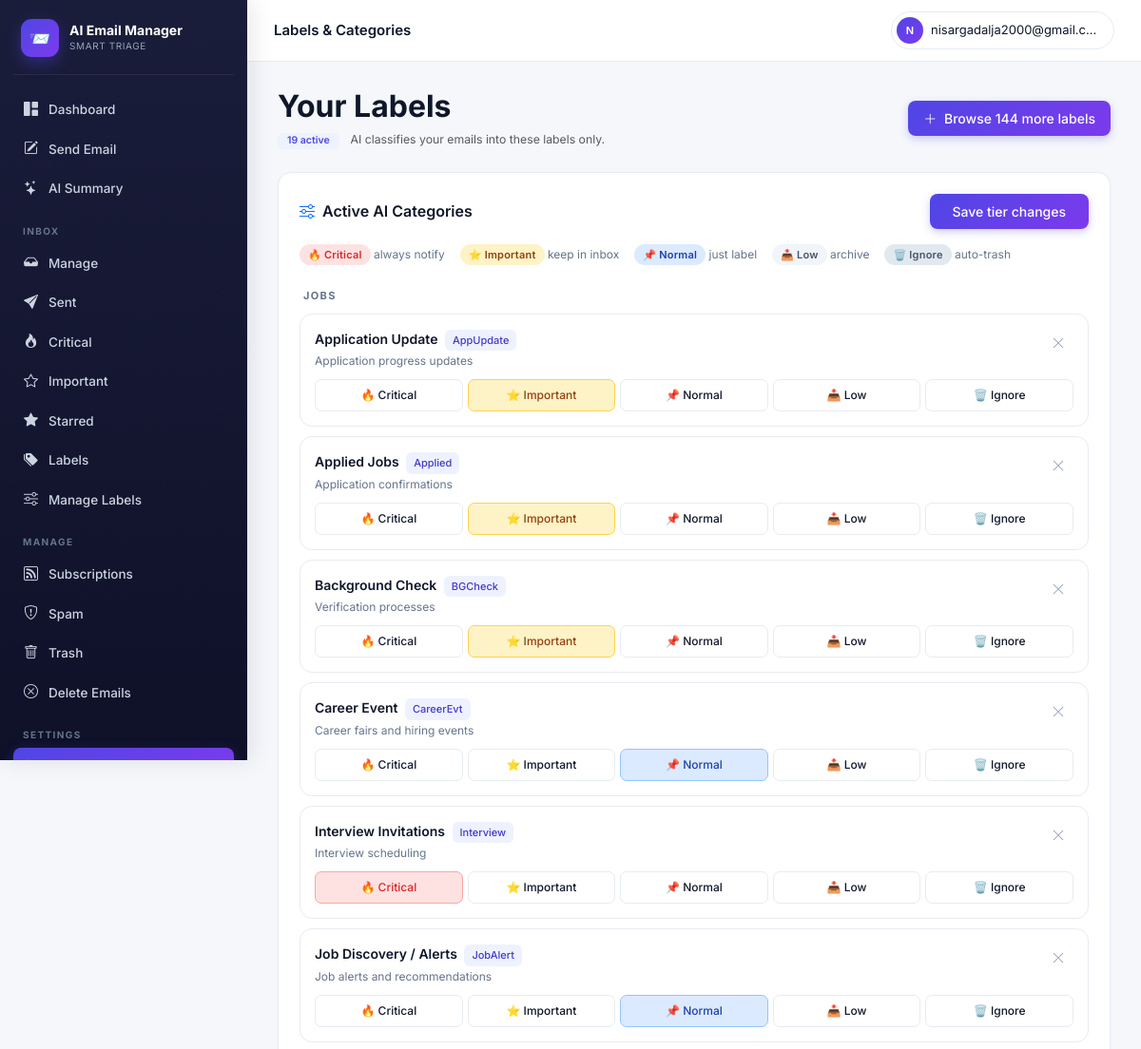
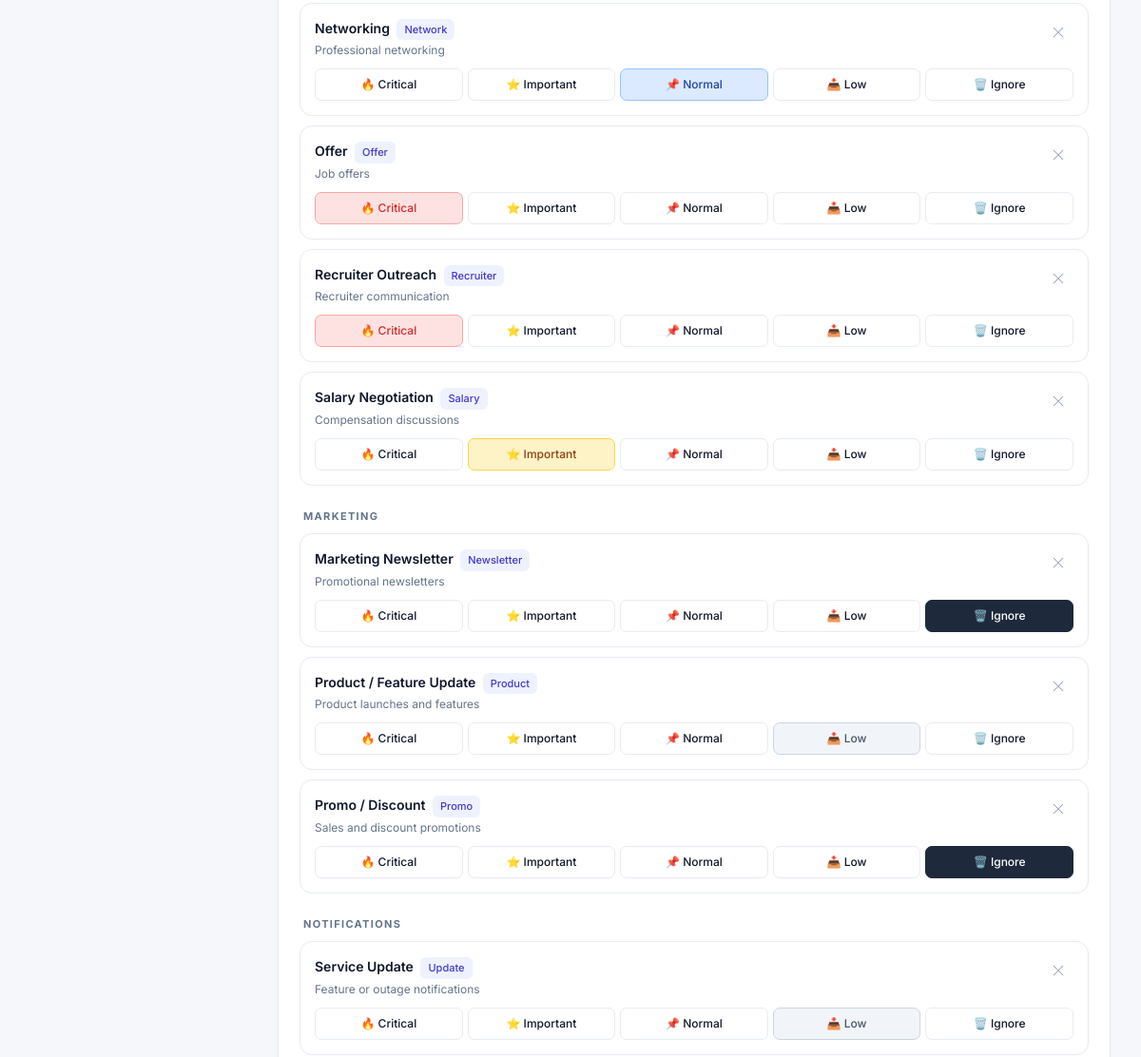
The page /accounts/categories/ (signed in, upper part) on the database as committed earlier (2 pictures, top to bottom).
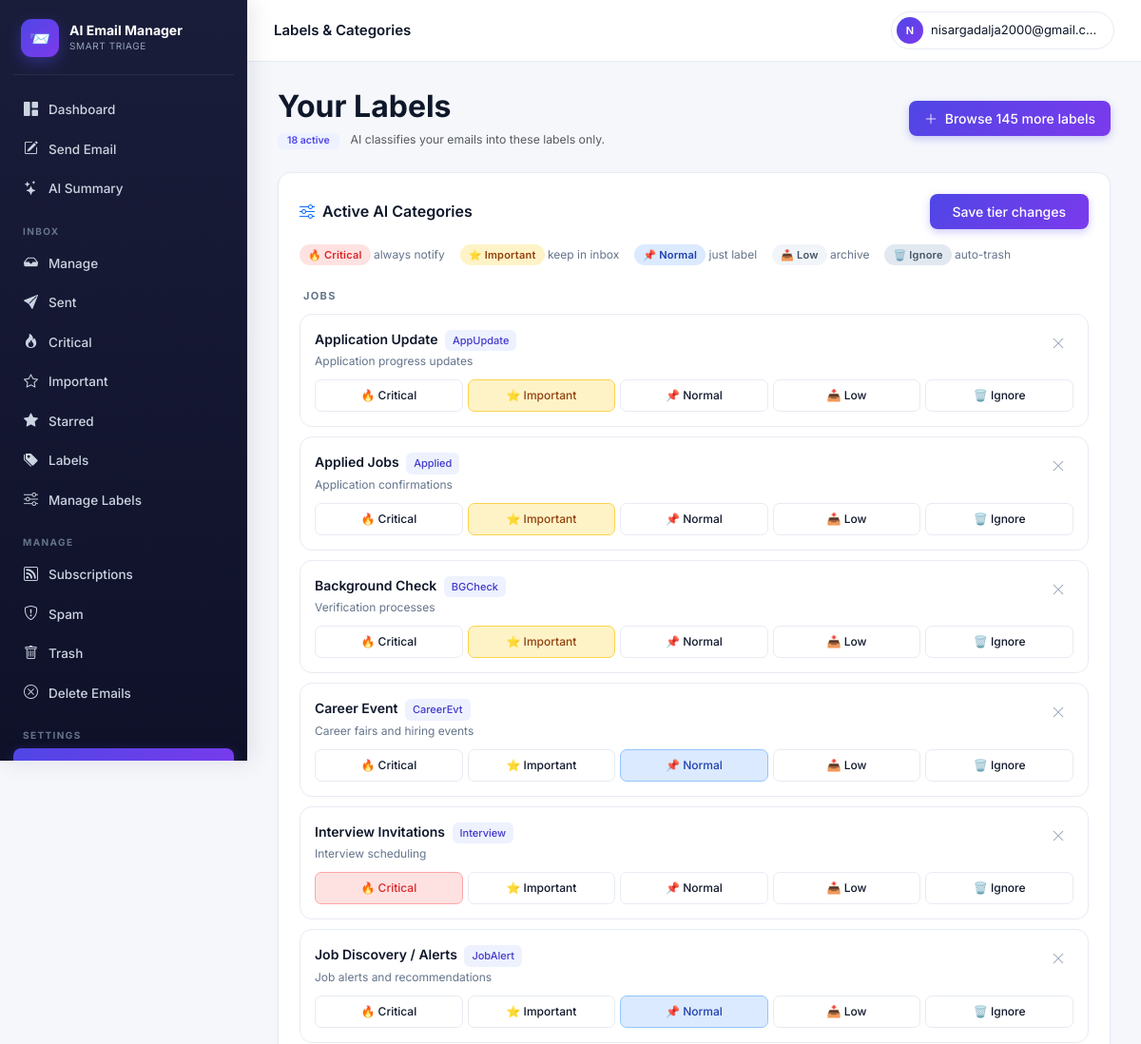
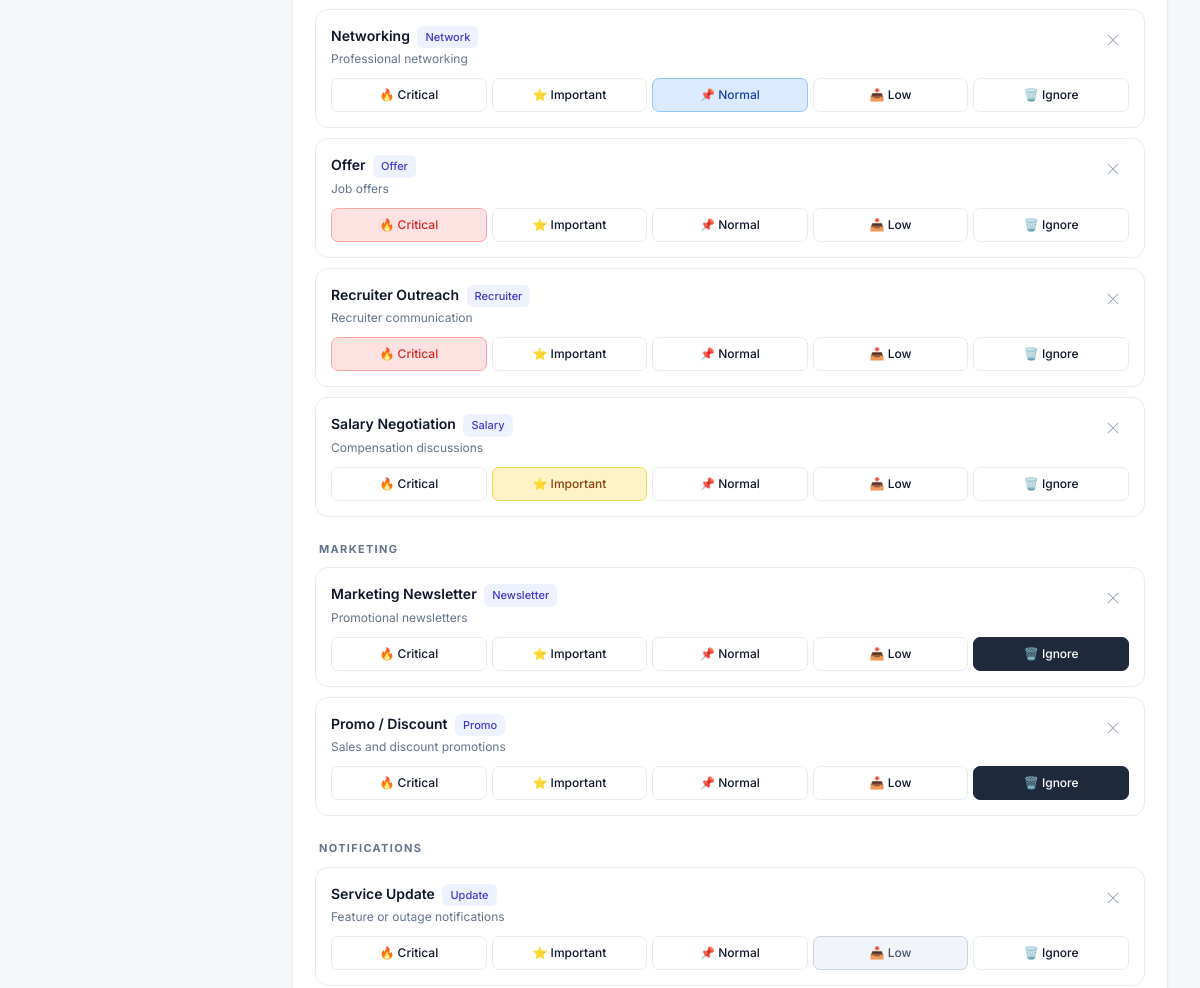
The same page on the database as committed later (2 pictures, top to bottom).
### accounts/models.py (models this page shows, shortened)
class UserCategoryPreference(models.Model):
    user     = models.ForeignKey(User, on_delete=models.CASCADE, related_name="category_prefs")
    category = models.ForeignKey(EmailCategory, on_delete=models.CASCADE)
    tier     = models.CharField(max_length=16, choices=TIER_CHOICES)
    class Meta:
        unique_together = [("user", "category")]

class EmailCategory(models.Model):
    slug         = models.SlugField(max_length=64, unique=True)
    name         = models.CharField(max_length=120)
    short_label  = models.CharField(max_length=32)
    group        = models.CharField(max_length=64)
    description  = models.TextField(blank=True)
    default_tier = models.CharField(max_length=16, choices=TIER_CHOICES, default="normal")

### accounts/views.py (the view, shortened to what this page needs)
# urls.py: path("categories/",       views.categories_view,  name="categories"),
@login_required
def categories_view(request):
    active_prefs = (
        UserCategoryPreference.objects
        .filter(user=request.user)
        .select_related("category")
        .order_by("category__group", "category__name")
    )
    active_groups = {}
    active_cat_ids = set()
    for p in active_prefs:
        active_groups.setdefault(p.category.group, []).append(p)
        active_cat_ids.add(p.category_id)
    pool_cats = (
        EmailCategory.objects
        .exclude(id__in=active_cat_ids)
        .exclude(slug__in=["urgent", "myorg", "other"])
        .order_by("group", "name")
    )
    pool_groups = {}
    for c in pool_cats:
        pool_groups.setdefault(c.group, []).append(c)
    custom_cats = request.user.custom_categories.order_by("name")
    tier_choices = [
        ("critical",  "Critical"),
        ("important", "Important"),
        ("normal",    "Normal"),
        ("low",       "Low"),
        ("ignore",    "Ignore"),
    ]
    return render(request, "categories.html", {
        "active_groups": active_groups,
        "pool_groups":   pool_groups,
        "custom_cats":   custom_cats,
        "active_count":  len(active_cat_ids),
        "pool_count":    pool_cats.count(),
        "tier_choices":  tier_choices,
    })

### accounts/context_processors.py (called while the page is built)
def active_job(request):
    if not request.user.is_authenticated:
        return {}
    job = (ClassificationJob.objects
           .filter(user=request.user, status__in=["pending", "running"])
           .order_by("-id").first())
    return {"global_active_job": job}

### templates/categories.html (shortened to what this page needs)
{% extends "base.html" %}{% block title %}Labels{% endblock %}
{% block topbar_title %}Labels & Categories{% endblock %}
{% block body %}
<div class="d-flex justify-content-between align-items-center mb-4 flex-wrap gap-3">
  <div>
    <h2 class="mb-1 fw-bold">Your Labels</h2>
    <p class="text-muted mb-0">
      <span class="badge" style="background:#eef2ff;color:#4f46e5;font-weight:600;border-radius:6px;padding:3px 10px">{{ active_count }} active</span>
      <span class="ms-2 text-muted small">AI classifies your emails into these labels only.</span>
    </p>
  </div>
  <button class="btn btn-primary btn-sm" onclick="document.getElementById('add-pool-panel').classList.toggle('d-none')">
    <i class="bi bi-plus-lg me-1"></i> Browse {{ pool_count }} more labels
  </button>
</div>
<div class="card-modern mb-4">
  <div class="d-flex justify-content-between align-items-center mb-3">
    <h6 class="mb-0 fw-semibold"><i class="bi bi-sliders text-primary me-2"></i>Active AI Categories</h6>
    <button type="submit" form="tier-form" class="btn btn-primary btn-sm px-4">Save tier changes</button>
  </div>
  <div class="d-flex gap-3 mb-3 flex-wrap" style="font-size:12px;color:#64748b">
    <span><span class="badge-tier tier-critical">🔥 Critical</span> always notify</span>
    <span><span class="badge-tier tier-important">⭐ Important</span> keep in inbox</span>
    <span><span class="badge-tier tier-normal">📌 Normal</span> just label</span>
    <span><span class="badge-tier tier-low">📥 Low</span> archive</span>
    <span><span class="badge-tier tier-ignore">🗑️ Ignore</span> auto-trash</span>
  </div>
  {% if active_groups %}
    {% for group, prefs in active_groups.items %}
      <div class="cat-group-title">{{ group }}</div>
      {% for pref in prefs %}
        <div class="cat-card" id="cat-card-{{ pref.pk }}">
          <div class="cat-card-head d-flex justify-content-between align-items-start">
            <div>
              <div class="cat-name">
                {{ pref.category.name }}
                <span class="badge-cat ms-1">{{ pref.category.short_label }}</span>
              </div>
              <div class="cat-desc">{{ pref.category.description }}</div>
            </div>
            <form method="post" class="ms-3 flex-shrink-0"
                  onsubmit="return confirm('Remove {{ pref.category.name }} from your labels?')">
              <button type="submit" class="btn btn-sm" style="color:#94a3b8;padding:3px 8px" title="Remove">
                <i class="bi bi-x-lg"></i>
              </button>
            </form>
          </div>
          <div class="tier-pills">
            {% for val, label in tier_choices %}
              <label class="tier-pill {% if pref.tier == val %}selected {% if val == 'critical' %}crit{% elif val == 'important' %}imp{% elif val == 'normal' %}norm{% elif val == 'low' %}low{% else %}ign{% endif %}{% endif %}">
                {% if val == 'critical' %}🔥 Critical
                {% elif val == 'important' %}⭐ Important
                {% elif val == 'normal' %}📌 Normal
                {% elif val == 'low' %}📥 Low
                {% else %}🗑️ Ignore{% endif %}
              </label>
            {% endfor %}
          </div>
        </div>
      {% endfor %}
    {% endfor %}
  {% else %}
    <div class="text-center py-5 text-muted">
      <i class="bi bi-inbox" style="font-size:32px;opacity:.3"></i>
      <p class="mt-3 mb-0">No active categories yet.<br>
        Complete onboarding to get AI-selected labels, or browse the pool above.</p>
    </div>
  {% endif %}
</div>
{% endblock %}

### templates/base.html (shortened to what this page needs)
{% load static %}
<!doctype html>
<html lang="en">
<head>
<link href="https://cdn.jsdelivr.net/npm/bootstrap@5.3.3/dist/css/bootstrap.min.css" rel="stylesheet">
<link href="https://cdn.jsdelivr.net/npm/bootstrap-icons@1.11.3/font/bootstrap-icons.css" rel="stylesheet">
</head>
<body>
<div class="app-shell">
  <aside class="sidebar" id="sidebar">
    <div class="brand">
      <div class="brand-logo">📨</div>
      <div>
        <div class="brand-name">AI Email Manager</div>
        <div class="brand-sub">Smart triage</div>
      </div>
    </div>
    <nav>
      <a class="side-link {% if request.resolver_match.url_name == 'dashboard' %}active{% endif %}" href="{% url 'dashboard' %}">
        <i class="bi bi-grid-1x2-fill"></i> Dashboard
      </a>
      <button class="side-link" style="background:none;border:none;width:100%;cursor:pointer;text-align:left"
              onclick="openComposeModal()">
        <i class="bi bi-pencil-square"></i> Send Email
      </button>
      <a class="side-link {% if request.resolver_match.url_name == 'email_summary' %}active{% endif %}" href="{% url 'email_summary' %}">
        <i class="bi bi-stars"></i> AI Summary
      </a>
      <div class="side-section">Inbox</div>
      <a class="side-link {% if request.resolver_match.url_name == 'manage_emails' %}active{% endif %}" href="{% url 'manage_emails' %}">
        <i class="bi bi-inbox-fill"></i> Manage
      </a>
      <a class="side-link {% if request.resolver_match.url_name == 'sent' %}active{% endif %}" href="{% url 'sent' %}">
        <i class="bi bi-send-fill"></i> Sent
      </a>
      <a class="side-link {% if request.resolver_match.url_name == 'urgent' %}active{% endif %}" href="{% url 'urgent' %}">
        <i class="bi bi-fire"></i> Critical
      </a>
      <a class="side-link {% if request.resolver_match.url_name == 'important' %}active{% endif %}" href="{% url 'important' %}">
        <i class="bi bi-star"></i> Important
      </a>
      <a class="side-link {% if request.resolver_match.url_name == 'starred' %}active{% endif %}" href="{% url 'starred' %}">
        <i class="bi bi-star-fill"></i> Starred
      </a>
      <a class="side-link {% if request.resolver_match.url_name == 'labels' %}active{% endif %}" href="{% url 'labels' %}">
        <i class="bi bi-tags-fill"></i> Labels
      </a>
      <a class="side-link {% if request.resolver_match.url_name == 'manage_labels' %}active{% endif %}" href="{% url 'manage_labels' %}">
        <i class="bi bi-sliders"></i> Manage Labels
      </a>
      <div class="side-section">Manage</div>
      <a class="side-link {% if request.resolver_match.url_name == 'subscriptions' %}active{% endif %}" href="{% url 'subscriptions' %}">
        <i class="bi bi-rss"></i> Subscriptions
      </a>
      <a class="side-link {% if request.resolver_match.url_name == 'spam' %}active{% endif %}" href="{% url 'spam' %}">
        <i class="bi bi-shield-exclamation"></i> Spam
      </a>
      <a class="side-link {% if request.resolver_match.url_name == 'trash' %}active{% endif %}" href="{% url 'trash' %}">
        <i class="bi bi-trash"></i> Trash
      </a>
      <a class="side-link {% if request.resolver_match.url_name == 'delete_emails' %}active{% endif %}" href="{% url 'delete_emails' %}">
        <i class="bi bi-x-circle"></i> Delete Emails
      </a>
      <div class="side-section">Settings</div>
      <a class="side-link {% if request.resolver_match.url_name == 'categories' %}active{% endif %}" href="{% url 'categories' %}">
        <i class="bi bi-tags"></i> Categories
      </a>
    </nav>
  </aside>
  <div class="main-wrap">
    <header class="topbar">
      <div class="topbar-left">
        <div class="topbar-title">{% block topbar_title %}{% endblock %}</div>
      </div>
      <div class="topbar-right">
        <div class="dropdown">
          <button class="user-chip dropdown-toggle" data-bs-toggle="dropdown" aria-expanded="false">
            <span class="user-avatar">{{ user.email|slice:":1"|upper }}</span>
            <span class="d-none d-sm-inline" style="max-width:180px;overflow:hidden;text-overflow:ellipsis;white-space:nowrap">{{ user.email }}</span>
          </button>
        </div>
      </div>
    </header>
    <main class="main">
      {% block body %}{% endblock %}
    </main>
  </div>
</div>
</body>
</html>

Rows that differ between the two databases and show on the page:
removed UserCategoryPreference: category.name "Product / Feature Update", category.short_label "Product", category.description "Product launches and features", tier "low" (drawn), shown under "MARKETING"
Other text that changed with them:
{{ active_count }}: "19" → "18"
{{ pool_count }}: "144" → "145"
